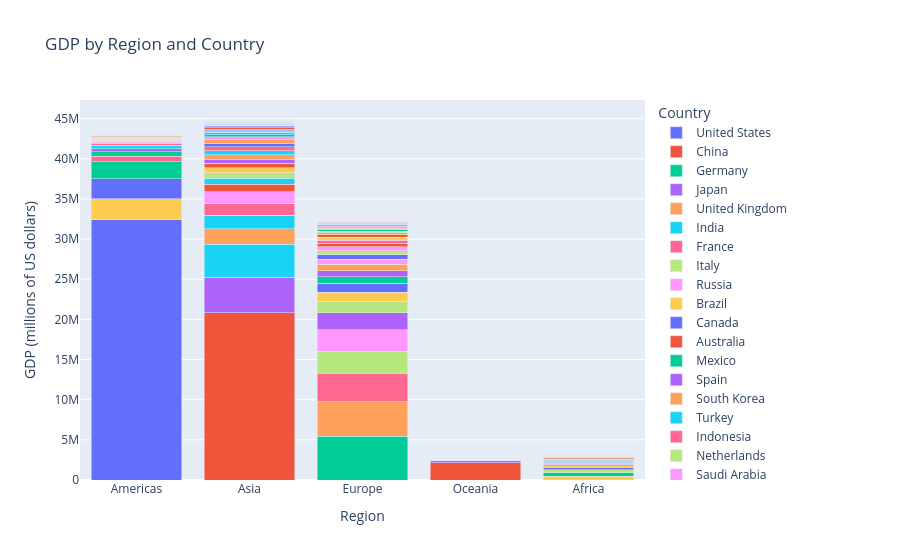

Source (notebook cell):
### Code cell
#Plotting
fig = px.bar(
    plot_data,
    x='region',
    y='gdp',
    color='country',
    title='GDP by Region and Country',
    labels={
        'region': 'Region',
        'gdp': 'GDP',
        'country': 'Country'
    }
)

fig.update_layout(
    barmode='stack',
    yaxis_title='GDP (millions of US dollars)'
)

fig.show()
